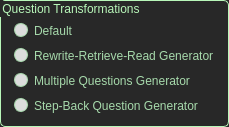
          <widget class="QGroupBox" name="groupBox_6">
           <property name="sizePolicy">
            <sizepolicy hsizetype="Minimum" vsizetype="Minimum">
             <horstretch>0</horstretch>
             <verstretch>0</verstretch>
            </sizepolicy>
           </property>
           <property name="styleSheet">
            <string notr="true">QGroupBox {
	color: rgb(184, 247, 185);
    background-color: rgb(40, 40, 40); /* 원하는 색상으로 변경 */
	border: 1px solid rgb(184, 247, 185);
	border-radius: 5px;      /* (선택 사항) 모서리를 둥글게 */
}</string>
           </property>
           <property name="title">
            <string>Question Transformations</string>
           </property>
           <layout class="QVBoxLayout" name="verticalLayout_6" stretch="1,1,1,1">
            <property name="sizeConstraint">
             <enum>QLayout::SizeConstraint::SetNoConstraint</enum>
            </property>
            <property name="topMargin">
             <number>20</number>
            </property>
            <item>
             <widget class="QRadioButton" name="radio_qt_default">
              <property name="sizePolicy">
               <sizepolicy hsizetype="Minimum" vsizetype="Minimum">
                <horstretch>0</horstretch>
                <verstretch>0</verstretch>
               </sizepolicy>
              </property>
              <property name="styleSheet">
               <string notr="true">QRadioButton {
    color: rgb(166, 217, 171);
	background-color: rgb(40, 40, 40); /* 원하는 색상으로 변경 */
	margin: 2px;
}
QRadioButton::indicator:checked {
	border: 3px solid rgb(166, 217, 171);
	border-radius: 8px;
	background-color: rgb(100,180,100)
}
QRadioButton::indicator:unchecked {
	border: 1px solid rgb(166, 217, 171);
	border-radius: 7px;
	background-color: rgb(220,220,220);
}</string>
              </property>
              <property name="text">
               <string>Default</string>
              </property>
             </widget>
            </item>
            <item>
             <widget class="QRadioButton" name="radio_qt_rewrite">
              <property name="sizePolicy">
               <sizepolicy hsizetype="Minimum" vsizetype="Minimum">
                <horstretch>0</horstretch>
                <verstretch>0</verstretch>
               </sizepolicy>
              </property>
              <property name="styleSheet">
               <string notr="true">QRadioButton {
    color: rgb(166, 217, 171);
	background-color: rgb(40, 40, 40); /* 원하는 색상으로 변경 */
	margin: 2px;
}
QRadioButton::indicator:checked {
	border: 3px solid rgb(166, 217, 171);
	border-radius: 8px;
	background-color: rgb(100,180,100)
}
QRadioButton::indicator:unchecked {
	border: 1px solid rgb(166, 217, 171);
	border-radius: 7px;
	background-color: rgb(220,220,220);
}
</string>
              </property>
              <property name="text">
               <string>Rewrite-Retrieve-Read Generator</string>
              </property>
             </widget>
            </item>
            <item>
             <widget class="QRadioButton" name="radio_qt_multi">
              <property name="sizePolicy">
               <sizepolicy hsizetype="Minimum" vsizetype="Minimum">
                <horstretch>0</horstretch>
                <verstretch>0</verstretch>
               </sizepolicy>
              </property>
              <property name="styleSheet">
               <string notr="true">QRadioButton {
    color: rgb(166, 217, 171);
	background-color: rgb(40, 40, 40); /* 원하는 색상으로 변경 */
	margin: 2px;
}
QRadioButton::indicator:checked {
	border: 3px solid rgb(166, 217, 171);
	border-radius: 8px;
	background-color: rgb(100,180,100)
}
QRadioButton::indicator:unchecked {
	border: 1px solid rgb(166, 217, 171);
	border-radius: 7px;
	background-color: rgb(220,220,220);
}
</string>
              </property>
              <property name="text">
               <string>Multiple Questions Generator</string>
              </property>
             </widget>
            </item>
            <item>
             <widget class="QRadioButton" name="radio_qt_stepback">
              <property name="sizePolicy">
               <sizepolicy hsizetype="Minimum" vsizetype="Minimum">
                <horstretch>0</horstretch>
                <verstretch>0</verstretch>
               </sizepolicy>
              </property>
              <property name="styleSheet">
               <string notr="true">QRadioButton {
    color: rgb(166, 217, 171);
	background-color: rgb(40, 40, 40); /* 원하는 색상으로 변경 */
	margin: 2px;
}
QRadioButton::indicator:checked {
	border: 3px solid rgb(166, 217, 171);
	border-radius: 8px;
	background-color: rgb(100,180,100)
}
QRadioButton::indicator:unchecked {
	border: 1px solid rgb(166, 217, 171);
	border-radius: 7px;
	background-color: rgb(220,220,220);
}
</string>
              </property>
              <property name="text">
               <string>Step-Back Question Generator</string>
              </property>
             </widget>
            </item>
           </layout>
          </widget>
